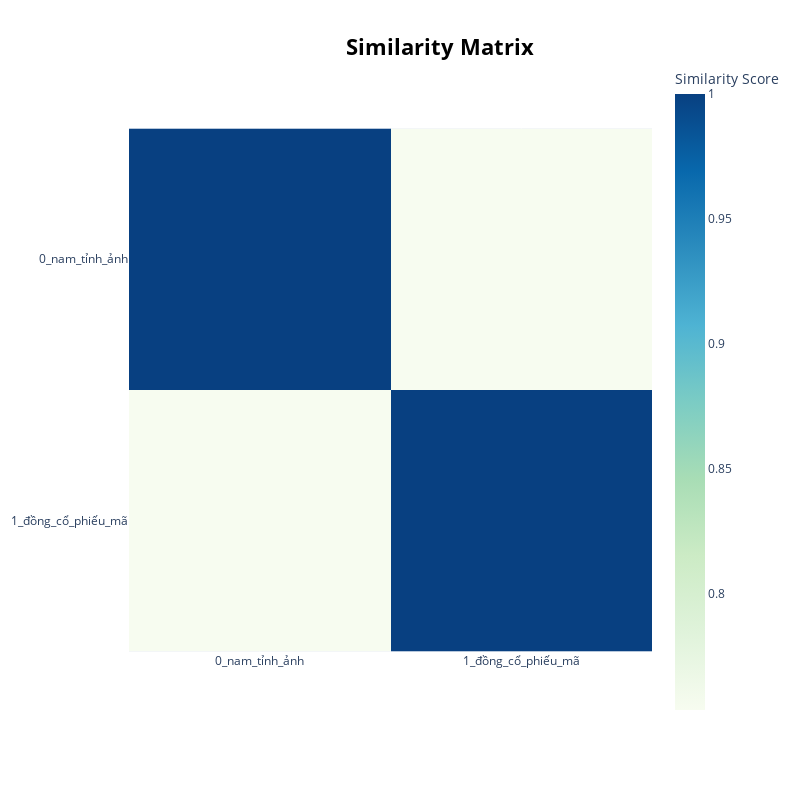

Notebook code for this chart:
### Markdown cell above
### Visualize Topic Similarity

### Code cell
topic_model.visualize_heatmap()

### Figure 1 — Plotly figure (JSON) as saved in the notebook; plotly's stock layout.template omitted (floating-point values rounded to 4 significant figures)
{"data": [{"coloraxis": "coloraxis", "hovertemplate": "x: %{x}<br>y: %{y}<br>Similarity Score: %{z}<extra></extra>", "name": "0", "type": "heatmap", "x": ["0_nam_tỉnh_ảnh", "1_đồng_cổ_phiếu_mã"], "xaxis": "x", "y": ["0_nam_tỉnh_ảnh", "1_đồng_cổ_phiếu_mã"], "yaxis": "y", "z": [[1, 0.7534], [0.7534, 1.0]]}], "layout": {"coloraxis": {"colorbar": {"title": {"text": "Similarity Score"}}, "colorscale": [[0, "rgb(247,252,240)"], [0.125, "rgb(224,243,219)"], [0.25, "rgb(204,235,197)"], [0.375, "rgb(168,221,181)"], [0.5, "rgb(123,204,196)"], [0.625, "rgb(78,179,211)"], [0.75, "rgb(43,140,190)"], [0.875, "rgb(8,104,172)"], [1, "rgb(8,64,129)"]]}, "height": 800, "hoverlabel": {"bgcolor": "white", "font": {"family": "Rockwell", "size": 16}}, "legend": {"title": {"text": "Trend"}}, "margin": {"t": 60}, "showlegend": true, "title": {"font": {"color": "Black", "size": 22}, "text": "<b>Similarity Matrix</b>", "x": 0.55, "xanchor": "center", "y": 0.95, "yanchor": "top"}, "width": 800, "xaxis": {"anchor": "y", "constrain": "domain", "domain": [0, 1], "scaleanchor": "y"}, "yaxis": {"anchor": "x", "autorange": "reversed", "constrain": "domain", "domain": [0, 1]}}}
